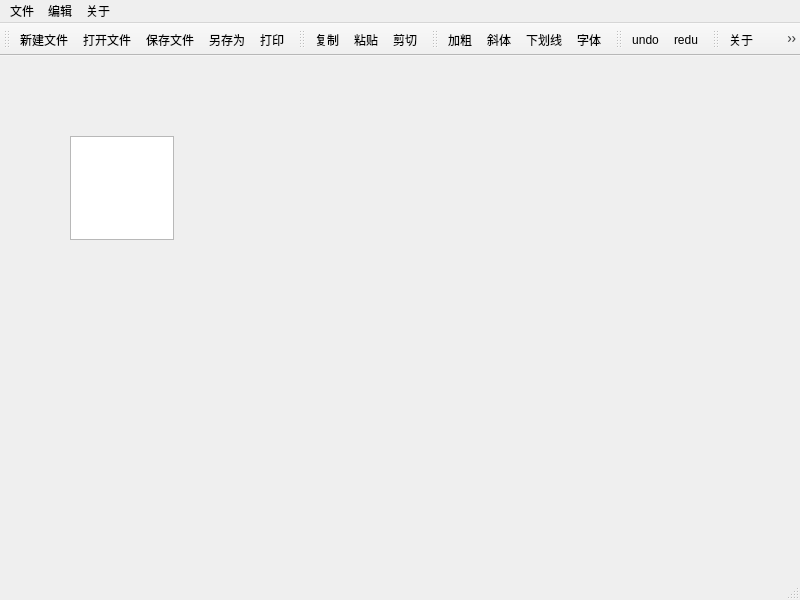
<?xml version="1.0" encoding="UTF-8"?>
<ui version="4.0">
 <class>MainWindow</class>
 <widget class="QMainWindow" name="MainWindow">
  <property name="geometry">
   <rect>
    <x>0</x>
    <y>0</y>
    <width>800</width>
    <height>600</height>
   </rect>
  </property>
  <property name="windowTitle">
   <string>NotePad</string>
  </property>
  <widget class="QWidget" name="centralwidget">
   <widget class="QTextEdit" name="textEdit">
    <property name="geometry">
     <rect>
      <x>70</x>
      <y>80</y>
      <width>104</width>
      <height>104</height>
     </rect>
    </property>
   </widget>
  </widget>
  <widget class="QMenuBar" name="menubar">
   <property name="geometry">
    <rect>
     <x>0</x>
     <y>0</y>
     <width>800</width>
     <height>29</height>
    </rect>
   </property>
   <widget class="QMenu" name="menu">
    <property name="title">
     <string>文件</string>
    </property>
    <addaction name="actionnew"/>
    <addaction name="actionopen"/>
    <addaction name="separator"/>
    <addaction name="actionsave"/>
    <addaction name="actionsaveas"/>
    <addaction name="separator"/>
    <addaction name="actionprint"/>
    <addaction name="separator"/>
    <addaction name="actionexit"/>
   </widget>
   <widget class="QMenu" name="menu_2">
    <property name="title">
     <string>编辑</string>
    </property>
    <addaction name="actioncopy"/>
    <addaction name="actionpaste"/>
    <addaction name="actioncut"/>
    <addaction name="separator"/>
    <addaction name="actionbold"/>
    <addaction name="actionitalic"/>
    <addaction name="actionunderline"/>
    <addaction name="separator"/>
    <addaction name="actionfont"/>
   </widget>
   <widget class="QMenu" name="menu_3">
    <property name="title">
     <string>关于</string>
    </property>
    <addaction name="actionabout"/>
   </widget>
   <addaction name="menu"/>
   <addaction name="menu_2"/>
   <addaction name="menu_3"/>
  </widget>
  <widget class="QStatusBar" name="statusbar"/>
  <widget class="QToolBar" name="toolBar">
   <property name="windowTitle">
    <string>toolBar</string>
   </property>
   <attribute name="toolBarArea">
    <enum>TopToolBarArea</enum>
   </attribute>
   <attribute name="toolBarBreak">
    <bool>false</bool>
   </attribute>
   <addaction name="actionnew"/>
   <addaction name="actionopen"/>
   <addaction name="actionsave"/>
   <addaction name="actionsaveas"/>
   <addaction name="actionprint"/>
  </widget>
  <widget class="QToolBar" name="toolBar_2">
   <property name="windowTitle">
    <string>toolBar_2</string>
   </property>
   <attribute name="toolBarArea">
    <enum>TopToolBarArea</enum>
   </attribute>
   <attribute name="toolBarBreak">
    <bool>false</bool>
   </attribute>
   <addaction name="actioncopy"/>
   <addaction name="actionpaste"/>
   <addaction name="actioncut"/>
  </widget>
  <widget class="QToolBar" name="toolBar_3">
   <property name="windowTitle">
    <string>toolBar_3</string>
   </property>
   <attribute name="toolBarArea">
    <enum>TopToolBarArea</enum>
   </attribute>
   <attribute name="toolBarBreak">
    <bool>false</bool>
   </attribute>
   <addaction name="actionbold"/>
   <addaction name="actionitalic"/>
   <addaction name="actionunderline"/>
   <addaction name="actionfont"/>
  </widget>
  <widget class="QToolBar" name="toolBar_4">
   <property name="windowTitle">
    <string>toolBar_4</string>
   </property>
   <attribute name="toolBarArea">
    <enum>TopToolBarArea</enum>
   </attribute>
   <attribute name="toolBarBreak">
    <bool>false</bool>
   </attribute>
   <addaction name="actionundo"/>
   <addaction name="actionredu"/>
  </widget>
  <widget class="QToolBar" name="toolBar_5">
   <property name="windowTitle">
    <string>toolBar_5</string>
   </property>
   <attribute name="toolBarArea">
    <enum>TopToolBarArea</enum>
   </attribute>
   <attribute name="toolBarBreak">
    <bool>false</bool>
   </attribute>
   <addaction name="actionabout"/>
   <addaction name="actionexit"/>
  </widget>
  <action name="actionnew">
   <property name="icon">
    <iconset theme="document-new">
     <normaloff>.</normaloff>.</iconset>
   </property>
   <property name="text">
    <string>新建文件</string>
   </property>
   <property name="shortcut">
    <string>Ctrl+N</string>
   </property>
  </action>
  <action name="actionopen">
   <property name="icon">
    <iconset theme="document-open">
     <normaloff>.</normaloff>.</iconset>
   </property>
   <property name="text">
    <string>打开文件</string>
   </property>
   <property name="shortcut">
    <string>Ctrl+O</string>
   </property>
  </action>
  <action name="actionsave">
   <property name="icon">
    <iconset theme="document-save">
     <normaloff>.</normaloff>.</iconset>
   </property>
   <property name="text">
    <string>保存文件</string>
   </property>
   <property name="shortcut">
    <string>Ctrl+S</string>
   </property>
  </action>
  <action name="actionsaveas">
   <property name="icon">
    <iconset theme="document-save-as">
     <normaloff>.</normaloff>.</iconset>
   </property>
   <property name="text">
    <string>另存为</string>
   </property>
   <property name="shortcut">
    <string>Ctrl+Shift+S</string>
   </property>
  </action>
  <action name="actionprint">
   <property name="icon">
    <iconset theme="document-print">
     <normaloff>.</normaloff>.</iconset>
   </property>
   <property name="text">
    <string>打印</string>
   </property>
   <property name="shortcut">
    <string>Ctrl+P</string>
   </property>
  </action>
  <action name="actioncopy">
   <property name="icon">
    <iconset theme="edit-copy">
     <normaloff>.</normaloff>.</iconset>
   </property>
   <property name="text">
    <string>复制</string>
   </property>
   <property name="shortcut">
    <string>Ctrl+C</string>
   </property>
  </action>
  <action name="actionpaste">
   <property name="icon">
    <iconset theme="edit-paste">
     <normaloff>.</normaloff>.</iconset>
   </property>
   <property name="text">
    <string>粘贴</string>
   </property>
   <property name="shortcut">
    <string>Ctrl+V</string>
   </property>
  </action>
  <action name="actioncut">
   <property name="icon">
    <iconset theme="edit-cut">
     <normaloff>.</normaloff>.</iconset>
   </property>
   <property name="text">
    <string>剪切</string>
   </property>
   <property name="shortcut">
    <string>Ctrl+X</string>
   </property>
  </action>
  <action name="actionbold">
   <property name="checkable">
    <bool>true</bool>
   </property>
   <property name="icon">
    <iconset theme="format-text-bold">
     <normaloff>.</normaloff>.</iconset>
   </property>
   <property name="text">
    <string>加粗</string>
   </property>
   <property name="shortcut">
    <string>Ctrl+B</string>
   </property>
  </action>
  <action name="actionitalic">
   <property name="checkable">
    <bool>true</bool>
   </property>
   <property name="icon">
    <iconset theme="format-text-italic">
     <normaloff>.</normaloff>.</iconset>
   </property>
   <property name="text">
    <string>斜体</string>
   </property>
   <property name="shortcut">
    <string>Ctrl+I</string>
   </property>
  </action>
  <action name="actionunderline">
   <property name="checkable">
    <bool>true</bool>
   </property>
   <property name="icon">
    <iconset theme="format-text-underline">
     <normaloff>.</normaloff>.</iconset>
   </property>
   <property name="text">
    <string>下划线</string>
   </property>
   <property name="shortcut">
    <string>Ctrl+U</string>
   </property>
  </action>
  <action name="actionabout">
   <property name="icon">
    <iconset theme="help-about">
     <normaloff>.</normaloff>.</iconset>
   </property>
   <property name="text">
    <string>关于</string>
   </property>
   <property name="shortcut">
    <string>Ctrl+Shift+A</string>
   </property>
  </action>
  <action name="actionexit">
   <property name="icon">
    <iconset theme="application-exit">
     <normaloff>.</normaloff>.</iconset>
   </property>
   <property name="text">
    <string>退出</string>
   </property>
   <property name="shortcut">
    <string>Esc</string>
   </property>
  </action>
  <action name="actionfont">
   <property name="icon">
    <iconset resource="icons.qrc">
     <normaloff>:/icons/font</normaloff>:/icons/font</iconset>
   </property>
   <property name="text">
    <string>字体</string>
   </property>
   <property name="shortcut">
    <string>Ctrl+Shift+F</string>
   </property>
  </action>
  <action name="actionredu">
   <property name="icon">
    <iconset theme="edit-redo">
     <normaloff>.</normaloff>.</iconset>
   </property>
   <property name="text">
    <string>redu</string>
   </property>
   <property name="toolTip">
    <string>redu</string>
   </property>
   <property name="shortcut">
    <string>Ctrl+Shift+Z</string>
   </property>
  </action>
  <action name="actionundo">
   <property name="icon">
    <iconset theme="edit-undo">
     <normaloff>.</normaloff>.</iconset>
   </property>
   <property name="text">
    <string>undo</string>
   </property>
   <property name="toolTip">
    <string>undo</string>
   </property>
   <property name="shortcut">
    <string>Ctrl+Z</string>
   </property>
  </action>
 </widget>
 <resources>
  <include location="icons.qrc"/>
 </resources>
 <connections/>
</ui>
